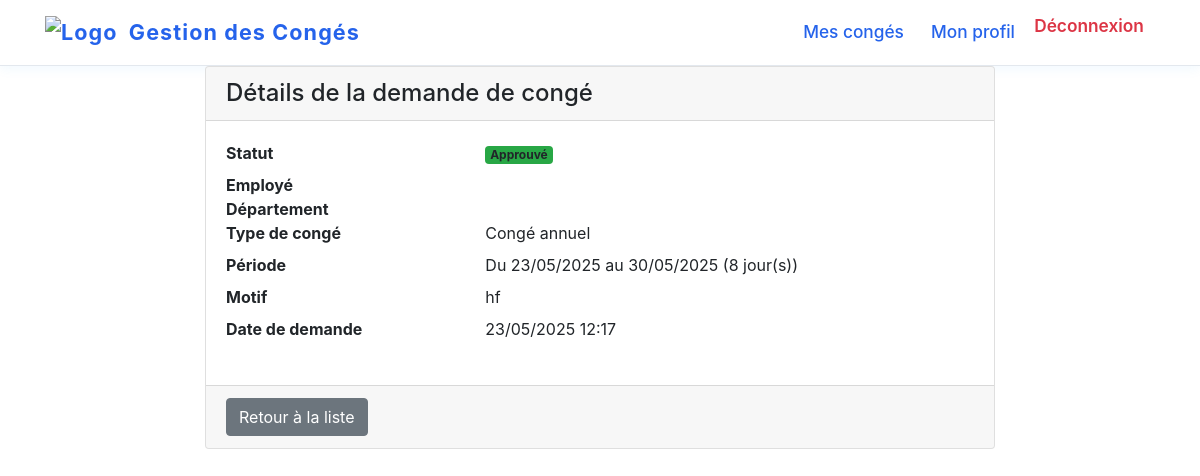
/leaves/request/2/ (signed in), run on the app's committed database.
### leaves/models.py (models this page shows, shortened)
class LeaveRequest(models.Model):
    STATUS_CHOICES = [
        ('pending', _('En attente')),
        ('approved', _('Approuvé')),
        ('rejected', _('Rejeté')),
        ('cancelled', _('Annulé')),
    ]
    employee = models.ForeignKey(
        settings.AUTH_USER_MODEL,
        on_delete=models.CASCADE,
        related_name='leave_requests',
        verbose_name=_('Employé'),
        null=True,
        default=None
    )
    leave_type = models.ForeignKey(
        LeaveType,
        on_delete=models.PROTECT,
        verbose_name=_('Type de congé')
    )
    start_date = models.DateField(_('Date de début'))
    end_date = models.DateField(_('Date de fin'))
    reason = models.TextField(_('Motif'))
    status = models.CharField(
        _('Statut'),
        max_length=20,
        choices=STATUS_CHOICES,
        default='pending'
    )
    attachment = models.FileField(
        _('Pièce jointe'),
        upload_to='leave_attachments/%Y/%m/',
        blank=True,
        null=True
    )
    created_at = models.DateTimeField(_('Date de création'), auto_now_add=True)
    updated_at = models.DateTimeField(_('Date de modification'), auto_now=True)
    validated_by = models.ForeignKey(
        settings.AUTH_USER_MODEL,
        on_delete=models.SET_NULL,
        null=True,
        blank=True,
        related_name='validated_leaves',
        verbose_name=_('Validé par')
    )
    validation_date = models.DateTimeField(_('Date de validation'), null=True, blank=True)
    validation_comment = models.TextField(_('Commentaire de validation'), blank=True)
    class Meta:
        verbose_name = _('Demande de congé')
        verbose_name_plural = _('Demandes de congé')
        ordering = ['-created_at']
    @property
    def duration(self):
        if self.start_date and self.end_date:
            return (self.end_date - self.start_date).days + 1
        return 0

class LeaveType(models.Model):
    name = models.CharField(_('Nom'), max_length=100)
    description = models.TextField(_('Description'), blank=True)
    max_days_per_year = models.PositiveIntegerField(_('Jours maximum par an'), default=0)
    requires_attachment = models.BooleanField(_('Pièce justificative requise'), default=False)
    class Meta:
        verbose_name = _('Type de congé')
        verbose_name_plural = _('Types de congé')

### leaves/views.py (the view)
# urls.py: path('request/<int:pk>/', views.LeaveRequestDetailView.as_view(), name='leave_request_detail'),
class LeaveRequestDetailView(LoginRequiredMixin, UserPassesTestMixin, DetailView):
    model = LeaveRequest
    template_name = 'leaves/leave_request_detail.html'
    context_object_name = 'leave_request'
    def test_func(self):
        leave_request = self.get_object()
        user = self.request.user
        return (
            user == leave_request.employee or
            user.role in ['hr', 'admin'] or
            user.is_superuser or
            (user.role == 'manager' and user.department == leave_request.employee.department)
        )

### templates/leaves/leave_request_detail.html (shortened to what this page needs)
{% extends 'base.html' %}
{% block content %}
<div class="row">
    <div class="col-md-8 mx-auto">
        <div class="card">
            <div class="card-header d-flex justify-content-between align-items-center">
                <h2 class="h4 mb-0">Détails de la demande de congé</h2>
            </div>
            <div class="card-body">
                <dl class="row">
                    <dt class="col-sm-4">Statut</dt>
                    <dd class="col-sm-8">
                        <span class="badge {% if leave_request.status == 'approved' %}bg-success
                            {% elif leave_request.status == 'rejected' %}bg-danger
                            {% elif leave_request.status == 'cancelled' %}bg-secondary
                            {% else %}bg-warning{% endif %}">
                            {{ leave_request.get_status_display }}
                        </span>
                    </dd>
                    <dt class="col-sm-4">Employé</dt>
                    <dd class="col-sm-8">{{ leave_request.user.get_full_name }}</dd>
                    <dt class="col-sm-4">Département</dt>
                    <dd class="col-sm-8">{{ leave_request.user.department }}</dd>
                    <dt class="col-sm-4">Type de congé</dt>
                    <dd class="col-sm-8">{{ leave_request.leave_type.name }}</dd>
                    <dt class="col-sm-4">Période</dt>
                    <dd class="col-sm-8">
                        Du {{ leave_request.start_date|date:"d/m/Y" }}
                        au {{ leave_request.end_date|date:"d/m/Y" }}
                        ({{ leave_request.duration }} jour(s))
                    </dd>
                    <dt class="col-sm-4">Motif</dt>
                    <dd class="col-sm-8">{{ leave_request.reason }}</dd>
                    <dt class="col-sm-4">Date de demande</dt>
                    <dd class="col-sm-8">{{ leave_request.created_at|date:"d/m/Y H:i" }}</dd>
                </dl>
            </div>
            <div class="card-footer">
                <a href="{% url 'leaves:leave_request_list' %}" class="btn btn-secondary">
                     Retour à la liste
                </a>
            </div>
        </div>
    </div>
</div>
{% endblock %}

### data on the page
LeaveRequest: status "Approuvé", leave_type.name "Congé annuel", start_date "23/05/2025", end_date "30/05/2025", duration "8", reason "hf", created_at "23/05/2025 12:17"
